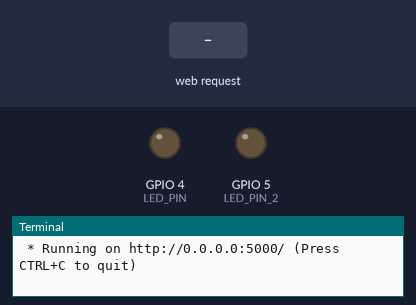
Recording of a program running on a simulated Raspberry Pi (BCM pin numbers). Shown: output pins drawn as LEDs (lit = HIGH), the last lines printed to the terminal. Inputs (shaded band) come from the test bench. The clock reads 2024-03-15 10:24:30 at power-on unless the program sets it.

Above: at 1.2 s.
1.3 s: HTTP request for /led/red/on received
At 2.5 s:
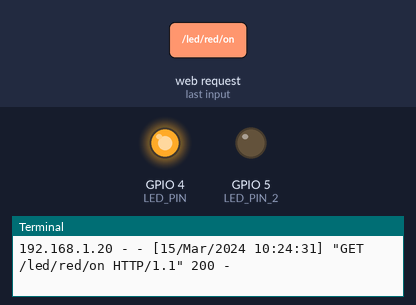
2.8 s: HTTP request for /led/blue/on received
At 3.8 s:
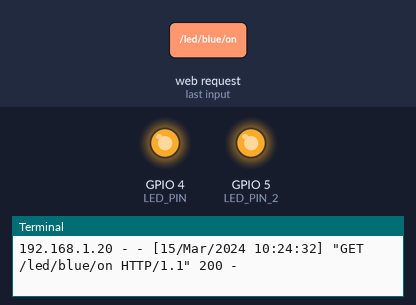
4.3 s: HTTP request for /led/red/off received
At 5.0 s:
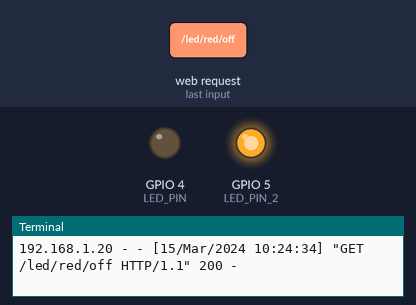
Timing chart, 0 to 7.3 s (numbered marks = the images above; inputs shaded):
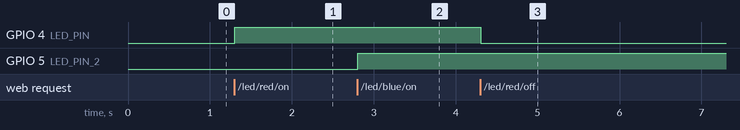

Measured:
- after the input at 1.3 s, GPIO 4 (LED_PIN): LOW → HIGH at once
- after the input at 2.8 s, GPIO 5 (LED_PIN_2): LOW → HIGH at once
- after the input at 4.3 s, GPIO 4 (LED_PIN): HIGH → LOW at once

The program:

flask_led3.py
```python
from flask import Flask, render_template
import RPi.GPIO as GPIO
#red led
LED_PIN = 4
#blue led
LED_PIN_2 = 5
GPIO.setmode(GPIO.BCM)
GPIO.setup(LED_PIN,GPIO.OUT)
GPIO.setup(LED_PIN_2,GPIO.OUT)
app = Flask(__name__)
@app.route("/")
def hello():
    return render_template("led2.html")
@app.route("/led/<cmd>/<op>")
def led(cmd,op):
    if cmd == "red":
        if op == "on":
            GPIO.output(LED_PIN,GPIO.HIGH)
        elif op == "off":
            GPIO.output(LED_PIN,GPIO.LOW)
    elif cmd == "blue":
        if op == "on":
            GPIO.output(LED_PIN_2,GPIO.HIGH)
        elif op == "off":
            GPIO.output(LED_PIN_2,GPIO.LOW)
    return f"{str.swapcase(cmd)} LED {str.swapcase(op)}"

if __name__ == "__main__":
    try:
        app.run(host="0.0.0.0")
    finally:
        GPIO.cleanup()
```
